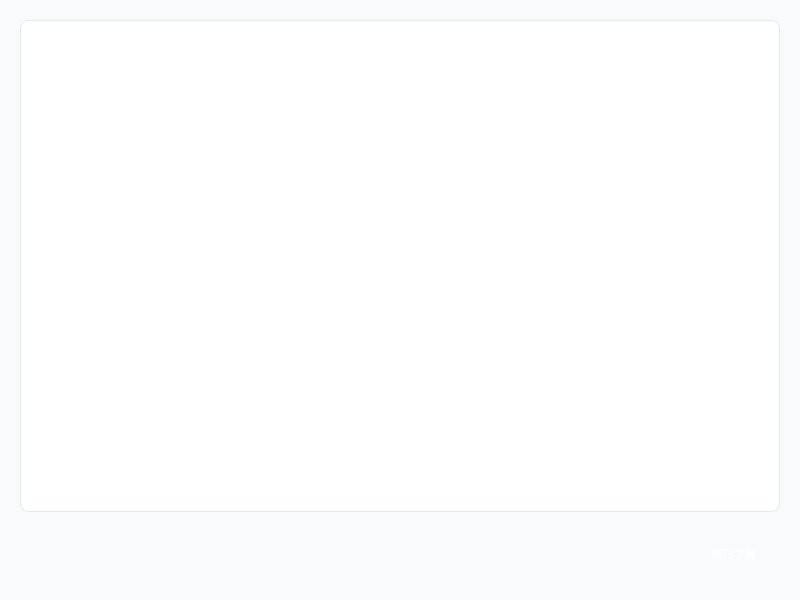
<?xml version="1.0" encoding="UTF-8"?>
<ui version="4.0">
 <class>LicenseDialog</class>
 <widget class="QDialog" name="LicenseDialog">
  <property name="geometry">
   <rect>
    <x>0</x>
    <y>0</y>
    <width>800</width>
    <height>600</height>
   </rect>
  </property>
  <property name="windowTitle">
   <string>📄 开源协议说明</string>
  </property>
  <property name="windowIcon">
   <iconset>
    <normaloff>:/icons/app_icon.png</normaloff>:/icons/app_icon.png</iconset>
  </property>
  <property name="styleSheet">
   <string>QDialog {
    background-color: #f8fafc;
    font-family: 'Microsoft YaHei', 'Segoe UI', sans-serif;
}

QTextBrowser {
    background-color: white;
    border: 1px solid #e2e8f0;
    border-radius: 8px;
    padding: 0px;
    selection-background-color: #dbeafe;
}

QTextBrowser:focus {
    border-color: #3b82f6;
    outline: none;
}

QPushButton {
    background: qlineargradient(x1: 0, y1: 0, x2: 0, y2: 1,
        stop: 0 #3b82f6, stop: 1 #2563eb);
    color: white;
    border: none;
    border-radius: 6px;
    font-weight: 500;
    padding: 8px 24px;
    min-height: 36px;
    font-size: 11px;
}

QPushButton:hover {
    background: qlineargradient(x1: 0, y1: 0, x2: 0, y2: 1,
        stop: 0 #60a5fa, stop: 1 #3b82f6);
}

QPushButton:pressed {
    background: qlineargradient(x1: 0, y1: 0, x2: 0, y2: 1,
        stop: 0 #1d4ed8, stop: 1 #1e40af);
}</string>
  </property>
  <property name="modal">
   <bool>true</bool>
  </property>
  <layout class="QVBoxLayout" name="verticalLayout">
   <property name="spacing">
    <number>16</number>
   </property>
   <property name="leftMargin">
    <number>20</number>
   </property>
   <property name="topMargin">
    <number>20</number>
   </property>
   <property name="rightMargin">
    <number>20</number>
   </property>
   <property name="bottomMargin">
    <number>20</number>
   </property>
   <item>
    <widget class="QTextBrowser" name="textBrowserLicense">
     <property name="openExternalLinks">
      <bool>true</bool>
     </property>
     <property name="openLinks">
      <bool>true</bool>
     </property>
    </widget>
   </item>
   <item>
    <layout class="QHBoxLayout" name="horizontalLayout">
     <item>
      <spacer name="horizontalSpacer">
       <property name="orientation">
        <enum>Qt::Orientation::Horizontal</enum>
       </property>
       <property name="sizeHint" stdset="0">
        <size>
         <width>40</width>
         <height>20</height>
        </size>
       </property>
      </spacer>
     </item>
     <item>
      <widget class="QPushButton" name="btnOK">
       <property name="text">
        <string>我已了解</string>
       </property>
       <property name="default">
        <bool>true</bool>
       </property>
      </widget>
     </item>
    </layout>
   </item>
  </layout>
 </widget>
 <resources/>
 <connections>
  <connection>
   <sender>btnOK</sender>
   <signal>clicked()</signal>
   <receiver>LicenseDialog</receiver>
   <slot>accept()</slot>
   <hints>
    <hint type="sourcelabel">
     <x>699</x>
     <y>568</y>
    </hint>
    <hint type="destinationlabel">
     <x>400</x>
     <y>300</y>
    </hint>
   </hints>
  </connection>
 </connections>
</ui>
